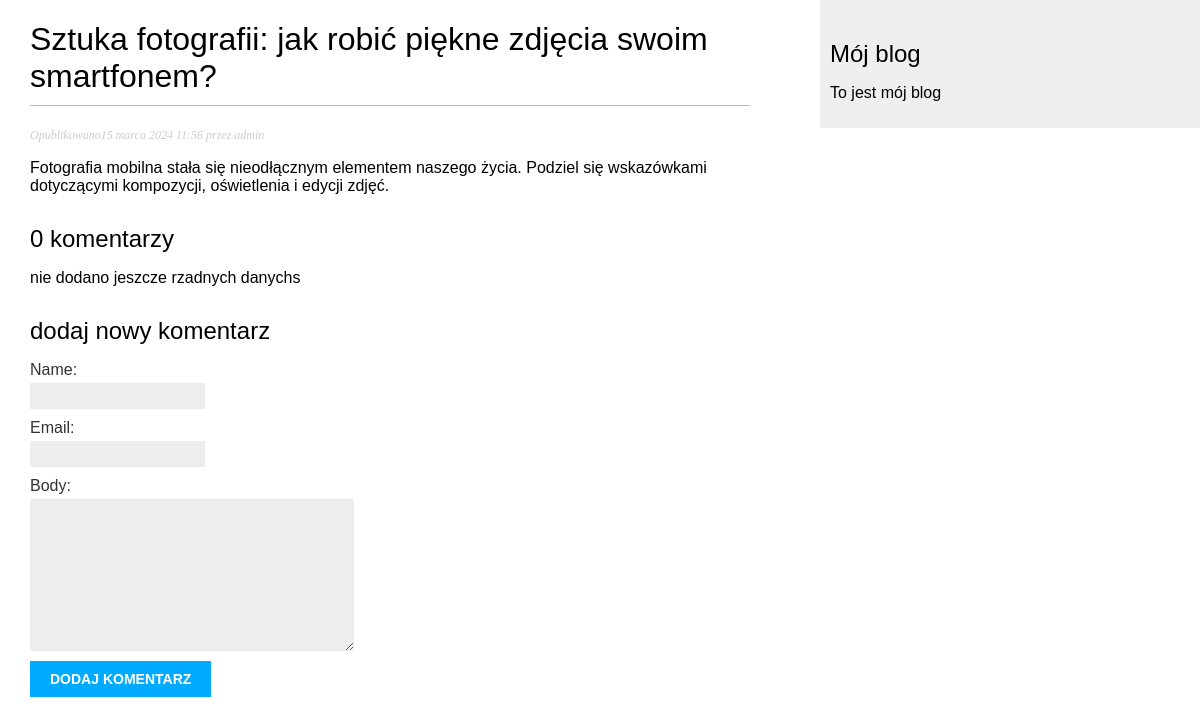
Screenshot of /blog/2024/3/15/pso5/ with the database file from the repository.
### blog/models.py (models this page shows, shortened)
class Post(models.Model):
    objects = models.Manager()
    published = PublishedManager()
    title = models.CharField(max_length=250)
    body = models.TextField()
    publish = models.DateTimeField(default=timezone.now)
    created = models.DateTimeField(auto_now_add=True)
    updated = models.DateTimeField(auto_now=True)
    STATUS_CHOICES = (
        ('draft', 'Draft'),
        ('published', 'Opublikowany')
    )
    status = models.CharField(max_length=10, choices=STATUS_CHOICES,
                              default='draft')
    slug = models.SlugField(max_length=250, unique_for_date='publish')
    author = models.ForeignKey(User, on_delete=models.CASCADE, related_name='blog_posts')
    class Meta:
        ordering = ('-publish',)

### blog/views.py (the view)
# urls.py: path('<int:year>/<int:month>/<int:day>/<slug:slug>/', views.post_detail, name='post_detail')
def post_detail(request, year, month, day, slug):
    post = get_object_or_404(Post, slug=slug, status="published", publish__year=year, publish__month=month, publish__day=day)
    coments = post.comments.filter(active=True)
    if request.method == "POST":
        comment_form = CommentForm(request.POST)
        if comment_form.is_valid():
            comment = comment_form.save(commit=False)
            comment.post = post
            comment.save()
    coment_form = CommentForm()
    return render(request, 'blog/post/detal.html', {"post": post, "coments": coments,"coment_form":coment_form})

### blog/forms.py
class CommentForm(forms.ModelForm):
    class Meta:
        model = Comment
        fields = ['name', 'email','body']

### blog/templates/blog/post/detal.html (shortened to what this page needs)
{% extends "blog/base.html" %}
{% block  content %}
   <h1>{{ post.title}}</h1>
    <p class="date">
    Opublikowano{{ post.publish }} przez {{ post.author }}
    </p>
    {{ post.body|linebreaks }}
    <h2>
    {{ coments.count }} komentarz{{ coments.count|pluralize:"y" }}
    </h2>
    {% for coment in coments %}
        <div>
            <p class="info">
                Komentarz{{ forloop.counter }} dodany pszez {{ coment.email }}{{ coment.created }}
            </p>
            {{ coment.body|linebreaks }}
    	</div>
        {% empty %}
        <p>nie dodano jeszcze rzadnych danychs</p>
    {% endfor %}
    <h2>dodaj nowy komentarz</h2>
    <form action="" method="post">
        {{ coment_form.as_p }}
        <p><input type="submit" value="dodaj Komentarz"></p>
    </form>
{% endblock %}

### blog/static/css/blog.css (style rules this page uses)
body { margin:0; padding:0; font-family:helvetica, sans-serif; }
h1 { font-weight:normal; border-bottom:1px solid #bbb; padding:0 0 10px 0; }
h2 { font-weight:normal; margin:30px 0 0; }
p.date { color:#ccc; font-family: georgia, serif; font-size: 12px; font-style: italic; }
label { float:left; clear:both; color:#333; margin-bottom:4px; }
input, textarea { clear:both; float:left; margin:0 0 10px; background:#ededed; border:0; padding:6px 10px; font-size:12px; }
input[type=submit] { font-weight:bold; background:#00abff; color:#fff; padding:10px 20px; font-size:14px; text-transform:uppercase; }

### rows the page displays
Post: title "Sztuka fotografii: jak robić piękne zdjęcia swoim smartfonem?", publish "15 marca 2024 11:56", author "admin", body "Fotografia mobilna stała się nieodłącznym elementem naszego życia. Podziel się wskazówkami dotyczącymi kompozycji, oświetlenia i edycji zdjęć."

### other values shown
{{ coments.count }} "0"
